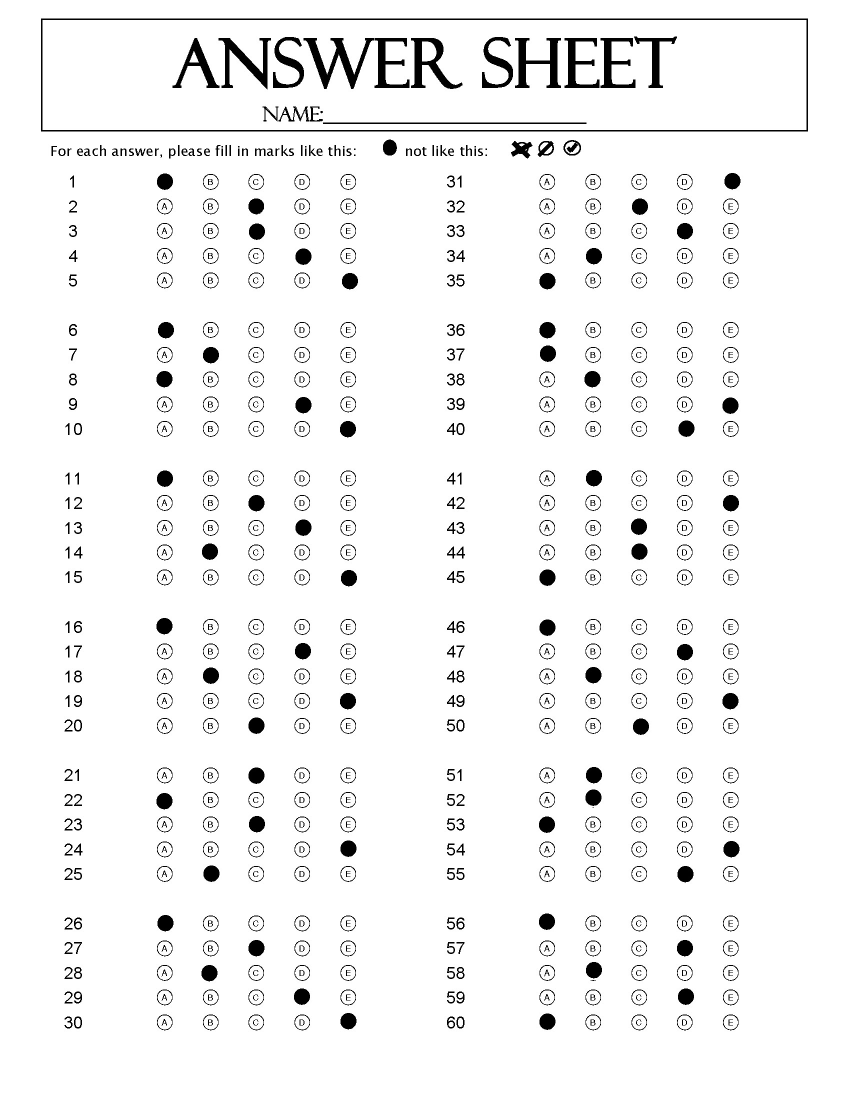
#> input picture Answer folder/3A.jpg, 1700 x 2200 px (shown at 1/2 size)
$ python answer_student.py
#> lines starting #> are read from the running program, lines starting #| are printed output that depends on the picture; after the words box and inside, x2 and y2 are one past the last pixel; in counts of white or black regions, pixels touching at a corner belong together
import cv2
import numpy as np

path = 'Answer folder/3A.jpg'
image_width = 950
image_height = 950

image = cv2.imread(path)
#> image is the input picture: shape (2200, 1700, 3); min 0, max 255, mean 243.5

image = cv2.resize(image, (image_width, image_height))
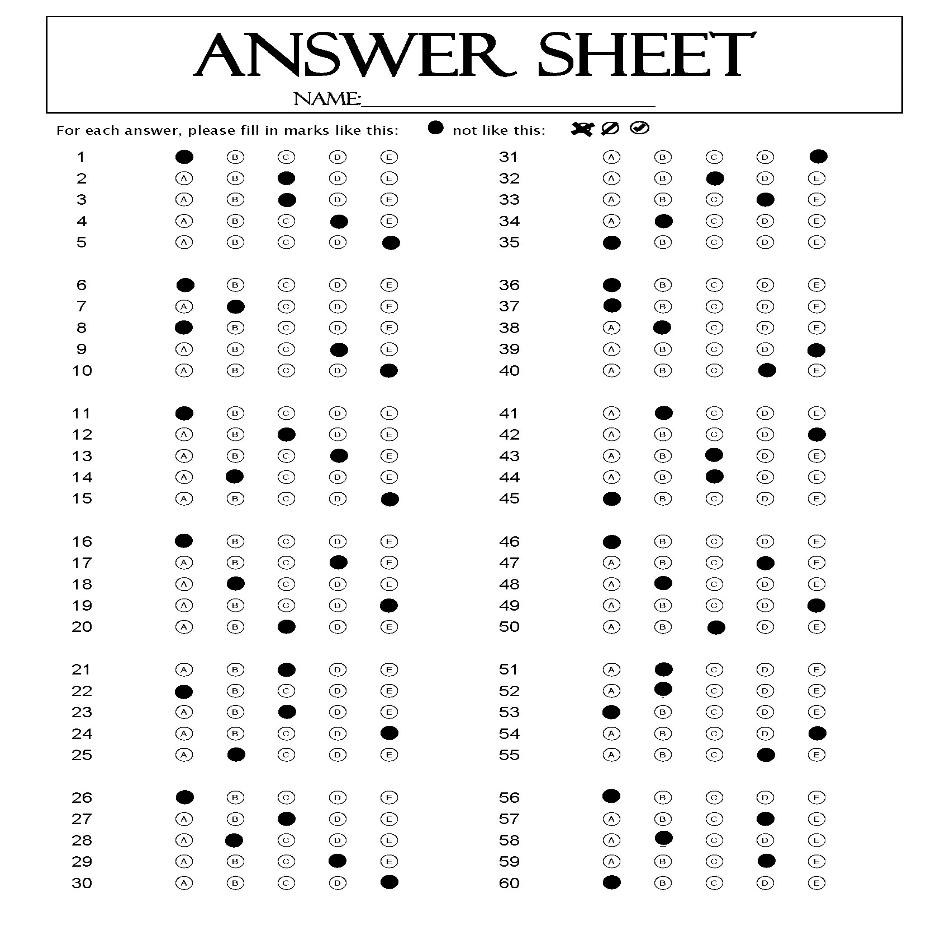
#> image: shape (950, 950, 3); min 0, max 255, mean 243.5

roll1 = image[132:816, 150:365]
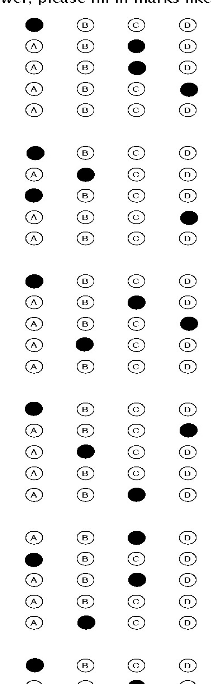
#> roll1: shape (684, 215, 3); min 0, max 255, mean 240
roll2 = image[132:816, 532:747]
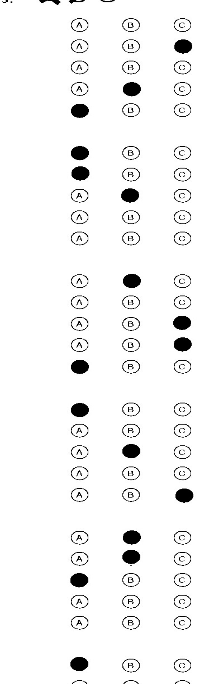
#> roll2: shape (684, 215, 3); min 0, max 255, mean 243.6

def cells(image):
    row1 = np.vsplit(image, 36)
    cells = []
    for a in row1:
        col = np.hsplit(a, 5)
        for cell1 in col:
            cells.append(cell1)
    return cells


def boxes(cells, count_col, count_row, pixel_array):
    for box in cells:
        pixels = cv2.countNonZero(box)
        pixel_array[count_row][count_col] = pixels
        count_col += 1
        if count_col == 5:
            count_row += 1
            count_col = 0

roi1 = cv2.cvtColor(roll1, cv2.COLOR_BGR2GRAY)
roi2 = cv2.cvtColor(roll2, cv2.COLOR_BGR2GRAY)
roi1_thresh = cv2.threshold(roi1, 150, 255, cv2.THRESH_BINARY_INV)[1]
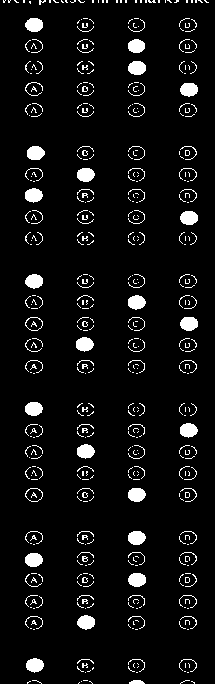
#> roi1_thresh: shape (684, 215); 6.2% white; 468 white regions (369 under 20 px), largest, box (x1, y1, x2, y2) and area: (128, 61, 146, 75) 205, (180, 211, 198, 225) 204, (25, 274, 43, 289) 204
roi2_thresh = cv2.threshold(roi2, 150, 255, cv2.THRESH_BINARY_INV)[1]
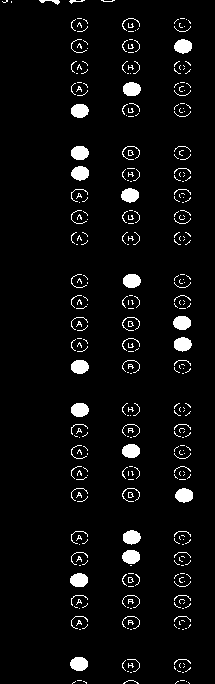
#> roi2_thresh: shape (684, 215); 4.7% white; 349 white regions (293 under 20 px), largest, box (x1, y1, x2, y2) and area: (175, 488, 193, 503) 205, (123, 82, 141, 96) 204, (71, 146, 89, 160) 204

cells1 = cells(roi1_thresh)
#> in cells, `row1 = np.vsplit(image, 36)`: row1 = 36 items
#> the loop in cells, `for a in row1:` made 36 passes
#> after the loop in cells, `for a in row1:`: cells = 180 items
#> cells1 = 180 items
cells2 = cells(roi2_thresh)
#> the loop in cells (call 2), `for a in row1:` made 36 passes
#> cells2 = 180 items

pixel_array1 = np.zeros((72, 5))

boxes(cells1, 0, 0, pixel_array1)
#> the loop in boxes, `for box in cells:` made 180 passes
#> pixels on passes 1 to 12: 50, 51, 41, 55, 46, 194, 28, 27, 40, 50, 57, 33
#> after the loop in boxes, `for box in cells:`: count_col = 0; count_row = 36; pixel_array = 72 rows, first 6: [50, 51, 41, 55, 46], [194, 28, 27, 40, 50], [57, 33, 32, 185, 55], [48, 30, 31, 200, 43], [56, 30, 26, 40, 187], [51, 28, 26, 38, 54]
boxes(cells2, 0, 36, pixel_array1)
#> the loop in boxes (call 2), `for box in cells:` made 180 passes
#> pixels on passes 1 to 12: 19, 71, 17, 5, 5, 0, 40, 32, 29, 40, 0, 47

print(pixel_array1)

my_answer_list = []
for x in range(0, 72):
    array = pixel_array1[x]
    list_value = np.where(array == np.amax(array))
    my_answer_list.append(list_value[0][0])

cv2.waitKey(0)
